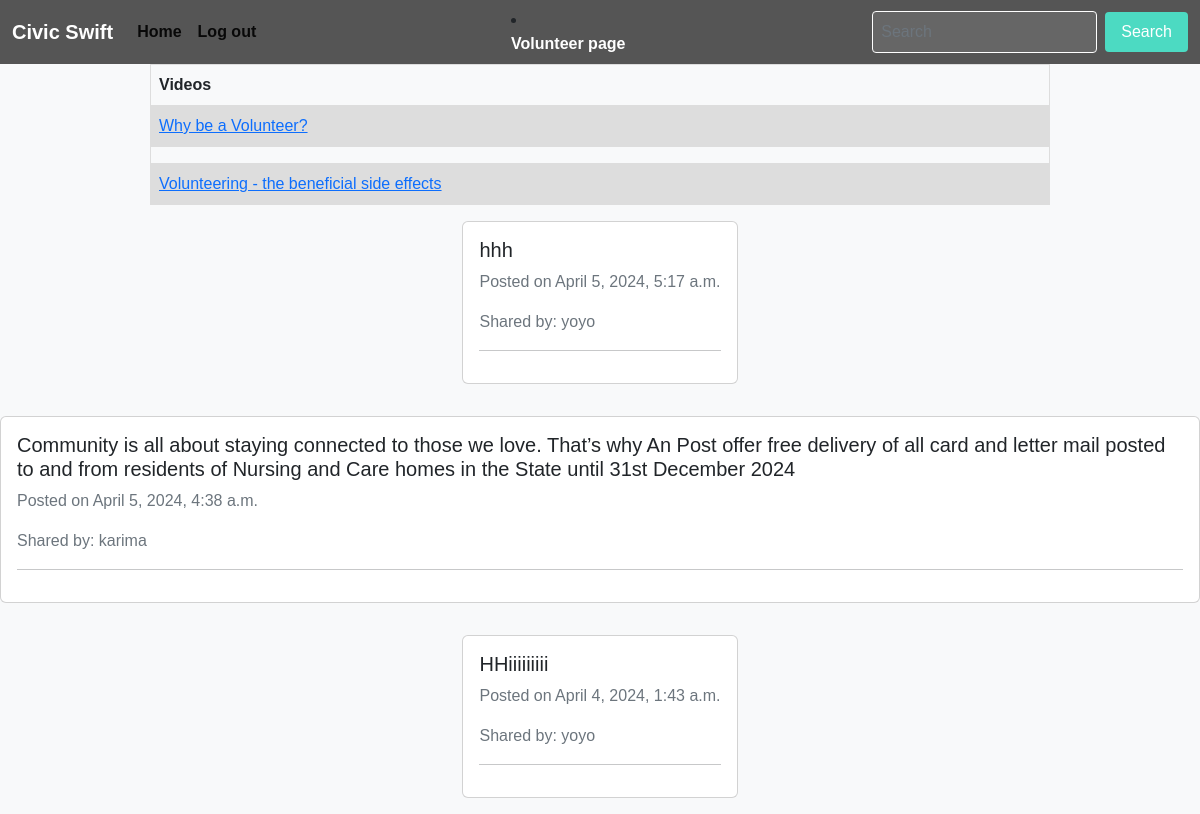
Screenshot of /Volunteer/ with the database file from the repository.
### core/models.py (models this page shows, shortened)
class Post(models.Model):
    user = models.ForeignKey(User,on_delete=models.CASCADE)
    caption = models.TextField(max_length=600,null=False)
    date_created = models.DateTimeField(auto_now_add=True,null=False)

### core/views.py (the view)
# urls.py: path('Volunteer/', Volunteer.as_view(), name='Volunteer'),
class Volunteer(ListView):
    model = Post
    template_name = "Volunteer.html"
    paginate_by = 10000
    def get_queryset(self):
        return  Post.objects.all().order_by('-date_created')

### Template/Volunteer.html (shortened to what this page needs)
<!DOCTYPE html>
<html lang="en">
<head>
    <link href="https://cdn.jsdelivr.net/npm/bootstrap@5.2.3/dist/css/bootstrap.min.css" rel="stylesheet">
</head>
<body>
    <nav class="navbar navbar-expand-lg">
        <div class="container-fluid">
            <a class="navbar-brand" href="{% url 'homepage' %}">Civic Swift</a>
            <div class="collapse navbar-collapse" id="navbarSupportedContent">
                <ul class="navbar-nav me-auto mb-2 mb-lg-0">
                    <li class="nav-item">
                        <a class="nav-link active" aria-current="page" href="{% url 'homepage' %}">Home</a>
                    </li>
                    <li class="nav-item">
                        <a class="nav-link active" aria-current="page" href="{% url 'logout' %}">Log out</a>
                    </li>
                </ul>
                <li class="nav-item">
                        <a class="nav-link active" aria-current="page" href="{% url 'Volunteer' %}">Volunteer page</a>
                    </li>
                <form class="search-form" role="search" method="get" action="{% url 'search' %}">
                      <input class="form-control me-2" type="search" placeholder="Search" aria-label="Search" name="query">
                      <button class="btn btn-outline-secondary" type="submit">Search</button>
                </form>
            </div>
        </div>
    </nav>
<table style="width:75%">
  <tr>
    <th>Videos</th>
  </tr>
  <tr>
    <td><a href="https://youtu.be/2szQhR4oZtA">Why be a Volunteer?</a></td>
  </tr>
  <tr>
    <td></td>
  </tr>
  <tr>
    <td><a href="https://youtu.be/jbV1TDZQAFc">Volunteering - the beneficial side effects</a></td>
  </tr>
</table>
{% for post in object_list %}
    <div class="card my-3">
        <div class="card-body">
            <h5 class="card-title mb-2">{{ post.caption }}</h5>
            <p class="card-text text-muted mb-3">Posted on {{ post.date_created }}</p>
            <p class="card-text text-muted mb-3">Shared by: {{ post.user }}</p>
            <hr>
        </div>
    </div>
{% endfor %}

### Template/Volunteer.html (style rules this page uses)
body { font-family: Arial, sans-serif; margin: 0; padding: 0; background-color: #f8f9fa; background-image: url('https://t4.ftcdn.net/jpg/00/91/32/87/360_F_91328725_zdst7zcQcytqXIAg8PfxAREVrPbaSenH.jpg'); background-size: cover; display: flex; flex-direction: column; align-items: center; justify-content: flex-start; min-height: 100vh; }
.navbar { background-color: #555; width: 100%; }
.navbar-brand { color: #fff; font-weight: bold; }
.nav-link { color: #fff; font-weight: bold; }
.search-form { display: flex; align-items: center; margin-left: auto; }
.search-form input[type="search"] { padding: 8px; border-radius: 4px; border: 1px solid #fff; margin-right: 10px; background-color: rgba(255, 255, 255, 0.1); color: #fff; }
.search-form button { background-color: #4cdac2; color: #fff; border: none; border-radius: 4px; padding: 8px 16px; transition: background-color 0.3s ease, transform 0.3s ease; }
table { font-family: arial, sans-serif; border-collapse: collapse; width: 50%; }
td, th { border: 1px solid #dddddd; text-align: left; padding: 8px; }
tr:nth-child(even) { background-color: #dddddd; }

### rows the page displays
Post: caption "hhh", date_created "April 5, 2024, 5:17 a.m.", user "yoyo"
Post: caption "Community is all about staying connected to those we love. That’s why An Post offer free delivery of all card and letter mail posted to and from residents of Nursing and Care homes in the State until 31st December 2024", date_created "April 5, 2024, 4:38 a.m.", user "karima"
Post: caption "HHiiiiiiiii", date_created "April 4, 2024, 1:43 a.m.", user "yoyo"
